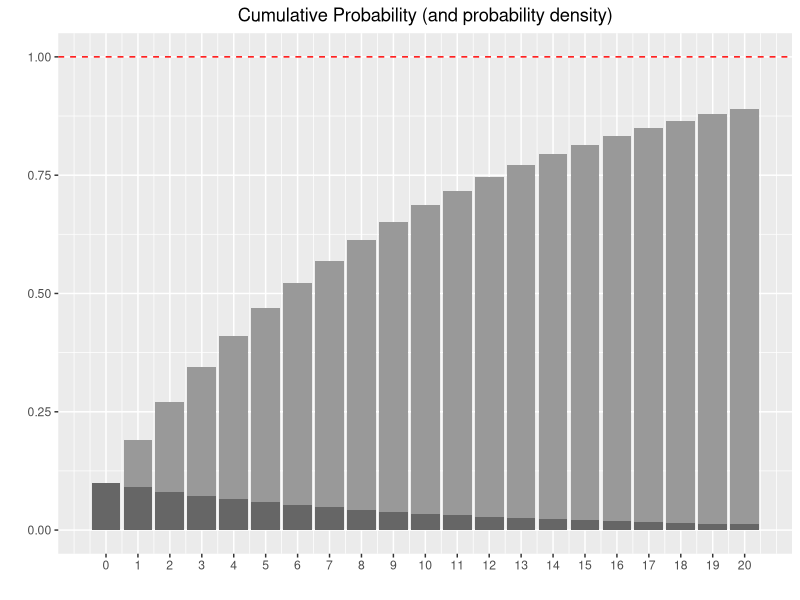

Generate this figure with R: (Note: this script raises an error after producing the figure.)
library(tidyverse)

x <- 0:20          #Domain
dy <- dgeom(x, .1) #Probability density
py <- pgeom(x, .1) #Cumulative probability distribution

tibble(x, dy, py) %>% 
ggplot(aes(x)) +
  geom_col(aes(y = py), fill = "grey60") +
  geom_col(aes(y = dy), fill = "grey40") +
  scale_x_continuous(breaks = x) +
  geom_hline(yintercept = 1, color = "red", linetype = "dashed") +
  labs(x="", y="", title = "Cumulative Probability (and probability density)") +
  theme(plot.title = element_text(hjust = 0.5)) + #Centering title
  ggsave("cumulative_dist.png")
